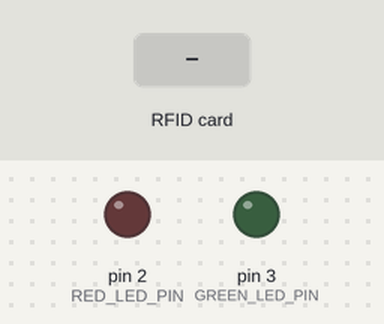
Simulated run of this program. Board: Arduino Uno, built with avr-gcc and run on an emulated ATmega328P. Parts: output pins drawn as LEDs (lit = HIGH). The inputs (shaded band) are chosen by the test bench. Pins used as bus, display or sensor lines are not drawn; what the program prints to the serial monitor is not drawn.

Above: at 1.2 s.
1.3 s: RFID card 5E 7A 19 C4 held to the reader
At 2.1 s:
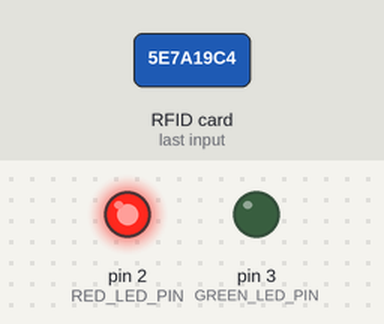
Timing chart, 0 to 4.3 s (numbered marks = the images above; inputs shaded):
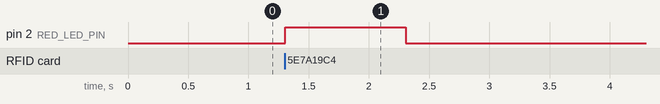

The program:

main.cpp
```cpp
#include <Arduino.h>
#include <SPI.h>
#include <MFRC522.h>

#define SS_PIN 10
#define RST_PIN 5
#define GREEN_LED_PIN 3
#define RED_LED_PIN 2

MFRC522 rfid(SS_PIN, RST_PIN);

void setup() {
  Serial.begin(9600);
  SPI.begin(); // init SPI bus
  rfid.PCD_Init(); // init MFRC522
  pinMode(GREEN_LED_PIN, OUTPUT);
  pinMode(RED_LED_PIN, OUTPUT);

  Serial.println("RFID reader ready");
}

void loop() {
  if (rfid.PICC_IsNewCardPresent()) { // new tag is available
    if (rfid.PICC_ReadCardSerial()) { // NUID has been readed
      MFRC522::PICC_Type piccType = rfid.PICC_GetType(rfid.uid.sak);

      // print NUID in Serial Monitor in the hex format
      String scanned_uid = "";
      String pass_uid = "adb3393";

      for (int i = 0; i < rfid.uid.size; i++){
        scanned_uid += String(rfid.uid.uidByte[i], HEX);
      }

      if(scanned_uid == pass_uid){
        digitalWrite(GREEN_LED_PIN, HIGH);
        delay(1000);
        digitalWrite(GREEN_LED_PIN, LOW);
      }
      if(scanned_uid != pass_uid){
        digitalWrite(RED_LED_PIN, HIGH);
        delay(1000);
        digitalWrite(RED_LED_PIN, LOW);
      }

      rfid.PICC_HaltA(); // halt PICC
      rfid.PCD_StopCrypto1(); // stop encryption on PCD
    }
  }
}
```

Measured:
- after the input at 1.3 s, pin 2 (RED_LED_PIN): LOW → HIGH at once, → LOW 1.0 s later
